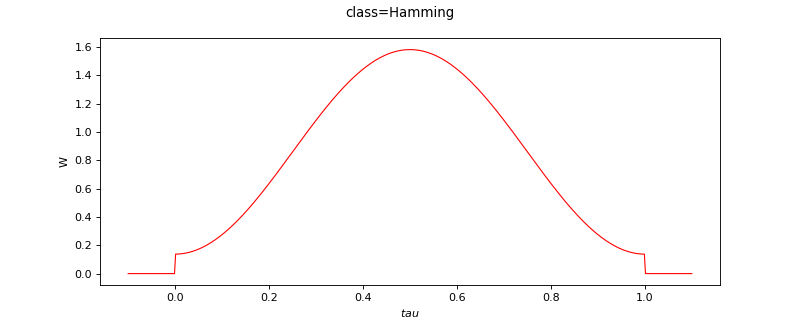

Here is the Python script that generated this plot:
import openturns as ot
from matplotlib import pyplot as plt
from openturns.viewer import View
filteringWindow = ot.Hamming()
numPoints = 512
data = ot.NumericalSample(numPoints, 2)
for i in range(numPoints):
    x = -0.1 + (1.2 * i) / (numPoints - 1.0)
    data[i, 0] = x
    data[i, 1] = filteringWindow(x)
graph = ot.Graph()
graph.setXTitle('$tau$')
graph.setYTitle('W')
graph.add(ot.Curve(data))
graph.setColors(['red'])
fig = plt.figure(figsize=(10, 4))
plt.suptitle(str(filteringWindow))
filtering_axis = fig.add_subplot(111)
View(graph, figure=fig, axes=[filtering_axis], add_legend=False)
